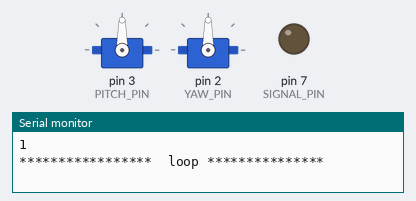
Simulated run of this sketch. Board: Arduino Uno, built with avr-gcc and run on an emulated ATmega328P. Shown: 2 × servo, output pins drawn as LEDs (lit = HIGH), the last lines printed to the serial monitor.

Above: at 0.1 s.
At 1.1 s:
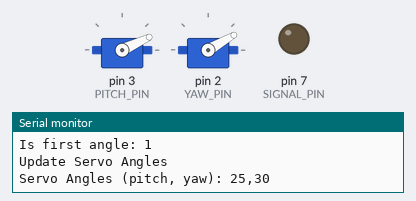
At 2.1 s:
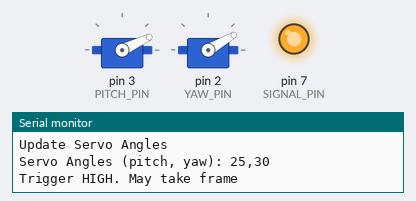
At 12.1 s:
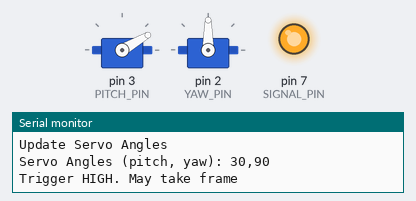
At 22.2 s:
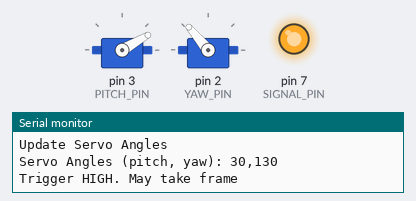
At 32.2 s:
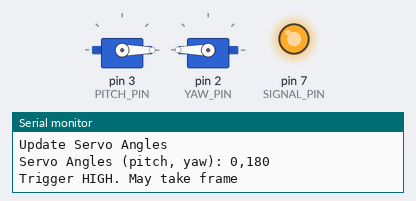
Timing chart, 0 to 33.7 s (numbered marks = the images above):
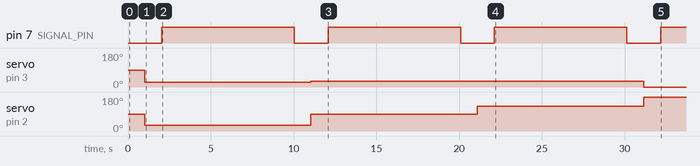

Measured:
- by itself, pin 7 (SIGNAL_PIN): alternates HIGH for 8.0 s and LOW for 2.0 s
- by itself, servo on pin 3 (PITCH_PIN): 90° → 25° at 1.0 s, → 30° 10.0 s later, → 0° 20.1 s later
- by itself, servo on pin 2 (YAW_PIN): 90° → 30° at 1.0 s, → 90° 10.0 s later, → 130° 10.0 s later, → 180° 10.0 s later

The sketch:

camera_gimbal_sketch.ino
```cpp
#include <Servo.h>

Servo pitchServo;
Servo yawServo;

const int PITCH_PIN = 3;
const int YAW_PIN = 2;
const int SIGNAL_PIN = 7;
const int BIT0_INDEX_PIN = 10;   // LSB
const int BIT1_INDEX_PIN = 9;
const int BIT2_INDEX_PIN = 6;   // MSB

const int BIT_FIRST_ANGLE = BIT0_INDEX_PIN;


const int yaw_angles[] = {30, 90, 130, 180};
const int pitch_angles[] = {25, 30, 30, 0};
const int num_angles = sizeof(yaw_angles) / sizeof(yaw_angles[0]);

const int ANGLE_DELAY = 8000;
const int WRITE_DELAY = 1000;

int index = 0;


void write_to_pins(int number) {
  const int bit0 = number & 1;
  const int bit1 = (number >> 1) & 1;
  const int bit2 = (number >> 2) & 1;
  Serial.print("Index bits (MSB first): ");
  Serial.print(bit2);
  Serial.print(bit1);
  Serial.println(bit0);
  digitalWrite(BIT0_INDEX_PIN, bit0);
  digitalWrite(BIT1_INDEX_PIN, bit1);
  digitalWrite(BIT2_INDEX_PIN, bit2);
}


void setup() {
  Serial.begin(9600);
  pitchServo.attach(PITCH_PIN);
  yawServo.attach(YAW_PIN);
  pinMode(SIGNAL_PIN, OUTPUT);
  digitalWrite(SIGNAL_PIN, HIGH); // Initially: servo is idle
  Serial.println(HIGH);
}

void loop() {
  Serial.println("*****************  loop ***************");
  digitalWrite(SIGNAL_PIN, LOW);
  delay(WRITE_DELAY);
  Serial.println("Trigger LOW. Do not take frame");

  int is_first_angle = (index%num_angles == 0);
  digitalWrite(BIT_FIRST_ANGLE, is_first_angle);
  Serial.print("Is first angle: ");
  Serial.println(is_first_angle);

  Serial.println("Update Servo Angles");
  const int pitch = pitch_angles[index%num_angles];
  pitchServo.write(pitch);
  const int yaw = yaw_angles[index%num_angles];
  yawServo.write(yaw);

  Serial.print("Servo Angles (pitch, yaw): ");
  Serial.print(pitch);
  Serial.print(",");
  Serial.println(yaw);


  // write_to_pins(index%num_angles);
  // Serial.print("Index written to pins: ");
  // Serial.println(index%num_angles);

  index++;

  delay(WRITE_DELAY);
  digitalWrite(SIGNAL_PIN, HIGH);
  Serial.println("Trigger HIGH. May take frame");

  delay(ANGLE_DELAY);  // Pause before repeating
}
```
